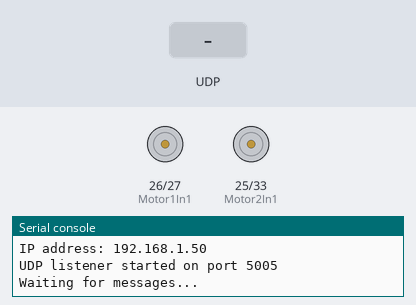
Bench run of a program on a simulated ESP32 board running MicroPython. Parts: motor-driver pin pairs drawn as motors (green arrow = first pin HIGH = forward, orange = second pin HIGH = backward, longer = more drive, scaled by the enable pin), the last lines printed to the serial console. The inputs (shaded band) are chosen by the test bench. WiFi joins after 1.5 s; library files of the repository ran but are not shown: 1 file(s).

Above: at 2.7 s.
2.8 s: UDP packet "FORWARD" arrives
At 3.8 s:
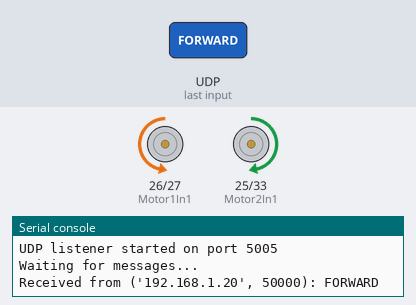
4.3 s: UDP packet "BACKWARD" arrives
At 5.0 s:
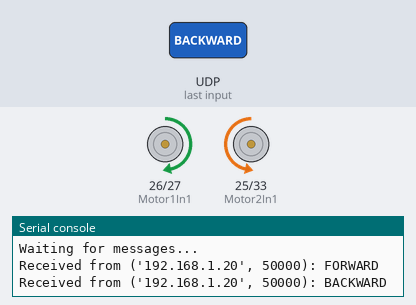
5.8 s: UDP packet "LEFT" arrives
At 6.1 s:
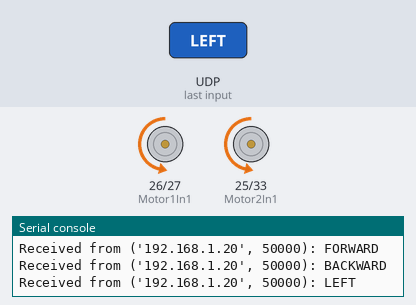
7.3 s: UDP packet "RIGHT" arrives
At 8.4 s:
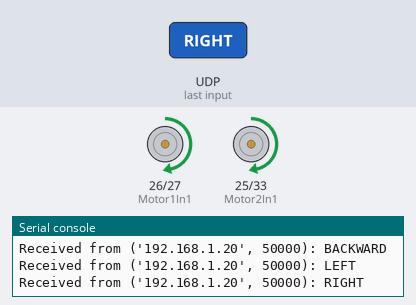
Timing chart, 0 to 9.8 s (numbered marks = the images above; inputs shaded):
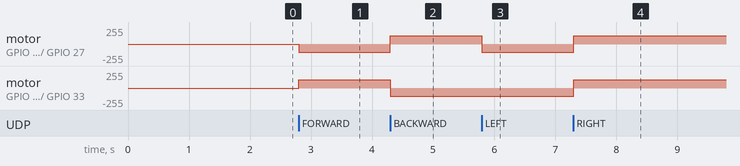

Measured:
- after the input at 2.8 s, motor on GPIO 26 (Motor1In1) / GPIO 27 (Motor1In2): stopped → backward 125/255 at once; motor on GPIO 25 (Motor2In1) / GPIO 33 (Motor2In2): stopped → forward 125/255 at once
- after the input at 4.3 s, motor on GPIO 26 (Motor1In1) / GPIO 27 (Motor1In2): backward 125/255 → forward 125/255 at once; motor on GPIO 25 (Motor2In1) / GPIO 33 (Motor2In2): forward 125/255 → backward 125/255 at once
- after the input at 5.8 s, motor on GPIO 26 (Motor1In1) / GPIO 27 (Motor1In2): forward 125/255 → backward 125/255 at once
- after the input at 7.3 s, motor on GPIO 26 (Motor1In1) / GPIO 27 (Motor1In2), motor on GPIO 25 (Motor2In1) / GPIO 33 (Motor2In2): backward 125/255 → forward 125/255 at once

The program:

listener.py
```python
import network
import socket
from robot_server import wheels

# Configure WiFi connection
SSID = 'Guest Slow'
PASSWORD = 'FleursEtJardin'

# UDP Configuration
UDP_IP = '0.0.0.0'  # Listen on all interfaces
UDP_PORT = 5005

def connect_wifi():
    """Connect to WiFi network"""
    wlan = network.WLAN(network.STA_IF)
    wlan.active(True)

    if not wlan.isconnected():
        print('Connecting to WiFi...')
        wlan.connect(SSID, PASSWORD)

        while not wlan.isconnected():
            pass

    print('WiFi connected!')
    print('IP address:', wlan.ifconfig()[0])
    return wlan.ifconfig()[0]

def start_udp_listener():
    """Start UDP listener"""
    # Create UDP socket
    sock = socket.socket(socket.AF_INET, socket.SOCK_DGRAM)
    sock.bind((UDP_IP, UDP_PORT))

    print(f'UDP listener started on port {UDP_PORT}')
    print('Waiting for messages...')

    try:
        while True:
            # Receive data (buffer size 1024 bytes)
            data, addr = sock.recvfrom(1024)
            cmd = data.decode()
            print(f'Received from {addr}: {cmd}')

            if cmd == "FORWARD":
                wheels.forward()
            if cmd == "STOP":
                wheels.stop()
            if cmd == "BACKWARD":
                wheels.backward()
            if cmd == "LEFT":
                wheels.left()
            if cmd == "RIGHT":
                wheels.right()


            # Optional: Send response back
            response = f'ACK-Marc: {cmd} succesful'
            sock.sendto(response.encode(), addr)

    except KeyboardInterrupt:
        print('\nStopping listener...')
    finally:
        sock.close()

# Main execution
if __name__ == '__main__':
    ip = connect_wifi()
    start_udp_listener()
```

wheels.py
```python
from machine import Pin, PWM

frequency = 20                  # frequency of PWM signal to motor
Motor1In1 = Pin(26,Pin.OUT)     # This controls motor direction along with In2
Motor1In2 = Pin(27,Pin.OUT)     # same values on In1 and In2 means stop, different value means forward or backwards
Motor1In1.value(0)
Motor1In2.value(0)

Motor2In1 = Pin(25,Pin.OUT)     # This controls motor direction along with In2
Motor2In2 = Pin(33,Pin.OUT)     # same values on In1 and In2 means stop, different value means forward or backwards
Motor2In1.value(0)
Motor2In2.value(0)

Motor1Speed = PWM(Pin(14), frequency)   # Enable pin on motor controls speed through PWM
Motor2Speed = PWM(Pin(32), frequency)    # Enable pin on motor controls speed through PWM

# Forward default speed = 500
def forward(speedLeft = 500, speedRight = 500):
    Motor1In1.value(0)
    Motor1In2.value(1)
    Motor2In1.value(1)
    Motor2In2.value(0)
    Motor1Speed.duty(speedLeft)
    Motor2Speed.duty(speedRight)

# Backward = reverse the In1 and In2 Pins
def backward(speedLeft = 500, speedRight = 500):
    Motor1In1.value(1)
    Motor1In2.value(0)
    Motor2In1.value(0)
    Motor2In2.value(1)
    Motor1Speed.duty(speedLeft)
    Motor2Speed.duty(speedRight)

def stop():
    Motor1In1.value(0)
    Motor1In2.value(0)
    Motor2In1.value(0)
    Motor2In2.value(0)

def right(speedLeft = 500, speedRight = 500):
    Motor1In1.value(1)   # Left motor goes backward
    Motor1In2.value(0)
    Motor2In1.value(1)   # Right motor goes forward
    Motor2In2.value(0)
    Motor1Speed.duty(speedLeft)
    Motor2Speed.duty(speedRight)

def left(speedLeft = 500, speedRight = 500):
    Motor1In1.value(0)   # Left motor goes forward
    Motor1In2.value(1)
    Motor2In1.value(0)   # Right motor goes backward
    Motor2In2.value(1)
    Motor1Speed.duty(speedLeft)
    Motor2Speed.duty(speedRight)    
```
